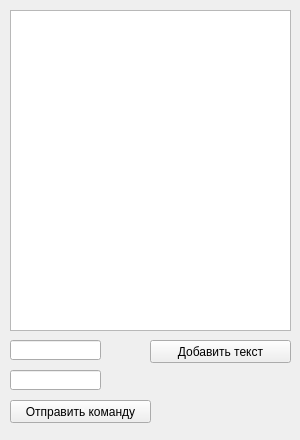
<?xml version="1.0" encoding="UTF-8"?>
<ui version="4.0">
 <class>F_TEST</class>
 <widget class="QWidget" name="F_TEST">
  <property name="geometry">
   <rect>
    <x>0</x>
    <y>0</y>
    <width>300</width>
    <height>440</height>
   </rect>
  </property>
  <property name="minimumSize">
   <size>
    <width>300</width>
    <height>400</height>
   </size>
  </property>
  <property name="windowTitle">
   <string>F_TEST</string>
  </property>
  <widget class="QPushButton" name="pushButton">
   <property name="geometry">
    <rect>
     <x>150</x>
     <y>340</y>
     <width>141</width>
     <height>23</height>
    </rect>
   </property>
   <property name="text">
    <string>Добавить текст</string>
   </property>
  </widget>
  <widget class="QTextEdit" name="textEdit">
   <property name="geometry">
    <rect>
     <x>10</x>
     <y>10</y>
     <width>281</width>
     <height>321</height>
    </rect>
   </property>
  </widget>
  <widget class="QPushButton" name="pushButton_2">
   <property name="geometry">
    <rect>
     <x>10</x>
     <y>400</y>
     <width>141</width>
     <height>23</height>
    </rect>
   </property>
   <property name="text">
    <string>Отправить команду</string>
   </property>
  </widget>
  <widget class="QLineEdit" name="ep1">
   <property name="geometry">
    <rect>
     <x>10</x>
     <y>340</y>
     <width>91</width>
     <height>20</height>
    </rect>
   </property>
  </widget>
  <widget class="QLineEdit" name="ep2">
   <property name="geometry">
    <rect>
     <x>10</x>
     <y>370</y>
     <width>91</width>
     <height>20</height>
    </rect>
   </property>
  </widget>
 </widget>
 <resources/>
 <connections/>
</ui>
